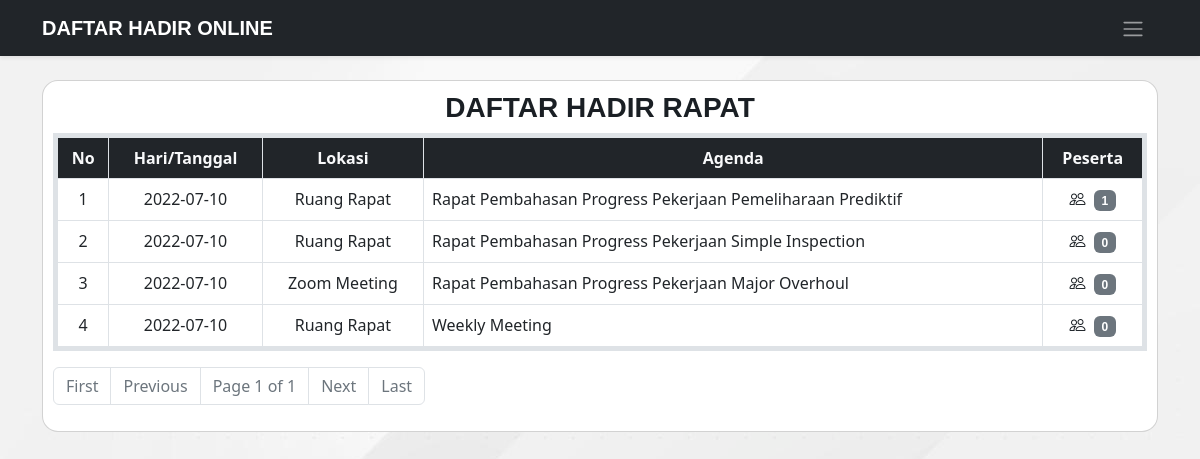
/daftar-hadir/1, run on the app's committed database.
### app/models/agenda.py (models this page shows, shortened)
class Agenda(db.Model):
    id = db.Column(db.Integer, primary_key=True, autoincrement=True)
    tanggal = db.Column(db.String(30), nullable=False)
    waktu = db.Column(db.String(10), nullable=False)
    tempat = db.Column(db.String(80), nullable=False)
    link = db.Column(db.String(250), nullable=True)
    agenda = db.Column(db.String(150), nullable=False)
    absens = db.relationship('Absen', backref='agenda', cascade="all, delete-orphan")

### app/routes.py (the view)
@app.route('/daftar-hadir/<int:page_num>')
def daftar_hadir(page_num):
    rapat_all = Agenda.query.order_by(desc('tanggal')).paginate(per_page=10, page=page_num, error_out=True)
    return render_template('pages/daftar-hadir.html', title='Daftar Hadir Rapat', rapats=rapat_all)

### app/templates/pages/daftar-hadir.html (shortened to what this page needs)
{% extends 'layouts/base.html' %}  {% block content %}
<main class="container home">
  <div class="row">
    <div class="col-12">
      <div class="card text-center rounded-4">
        <h3 class="fw-bolder">DAFTAR HADIR RAPAT</h3>
        <table class="table table-bordered text-center border border-5">
          <thead class="bg-dark">
            <tr class="text-light">
              <th scope="col">No</th>
              <th scope="col">Hari/Tanggal</th>
              <th scope="col">Lokasi</th>
              <th scope="col">Agenda</th>
              <th scope="col">Peserta</th>
            </tr>
          </thead>
          <tbody>
            {% for rapat in rapats.items %}
            <tr>
              <td>{{loop.index}}</td>
              <td>{{rapat.tanggal}}</td>
              <td>{{rapat.tempat}}</td>
              <td class="text-start">{{rapat.agenda}}</td>
              <td>
                <a href="{{ url_for('peserta_rapat', agenda_id=rapat.id, page_num=1 ) }}"><i class="bi-people"></i><span class="badge text-bg-secondary ms-2">{{rapat.absens|length}}</span></a>
              </td>
            </tr>
            {% endfor %}
          </tbody>
        </table>
        <nav aria-label="Page navigation example">
          <ul class="pagination">
            {% if rapats.page != 1 %}
            <li class="page-item"><a class="page-link" href="{{ url_for('daftar_hadir', page_num=1 ) }}">First</a></li>
            {% else %}
            <li class="page-item disabled"><span class="page-link">First</span></li>
            {% endif %} {% if rapats.has_prev %}
            <li class="page-item"><a class="page-link" href="{{ url_for('daftar_hadir', page_num=rapats.prev_num ) }}">Previous</a></li>
            {% else %}
            <li class="page-item disabled"><span class="page-link">Previous</span></li>
            {% endif %}
            <li class="page-item disabled"><span class="page-link">Page {{rapats.page}} of {{rapats.pages}}</span></li>
            {% if rapats.has_next %}
            <li class="page-item"><a class="page-link" href="{{ url_for('daftar_hadir', page_num=rapats.next_num ) }}">Next</a></li>
            {% else %}
            <li class="page-item disabled"><span class="page-link">Next</span></li>
            {% endif %} {% if rapats.has_next %}
            <li class="page-item"><a class="page-link" href="{{ url_for('daftar_hadir', page_num=rapats.pages ) }}">Last</a></li>
            {% else %}
            <li class="page-item disabled"><span class="page-link">Last</span></li>
            {% endif %}
          </ul>
        </nav>
      </div>
    </div>
  </div>
</main>
{% endblock %}

### app/templates/layouts/base.html (shortened to what this page needs)
<!DOCTYPE html>
<html lang="en">
  <head>
    {% include 'includes/styles.html' %}{% block title %} {% endblock %}
  </head>
  <body>
    {% include 'includes/navbar.html' %}{% block content %} {% endblock %} {% include 'includes/scripts.html' %}
  </body>
</html>

### app/templates/includes/styles.html (shortened to what this page needs)
<link href="https://cdn.jsdelivr.net/npm/bootstrap@5.2.0-beta1/dist/css/bootstrap.min.css" rel="stylesheet" />
<link rel="stylesheet" href="https://cdn.jsdelivr.net/npm/bootstrap-icons@1.8.2/font/bootstrap-icons.css" />
<link rel="stylesheet" href="{{ url_for('static', filename='css/style.css' ) }}" />
<link rel="stylesheet" href="{{ url_for('static', filename='css/variables.css' ) }}" />

### app/templates/includes/navbar.html (shortened to what this page needs)
<header class="fixed-top">
  <div class="navbar navbar-dark bg-dark shadow-sm">
    <div class="container">
      <a href="/" class="navbar-brand d-flex align-items-center">
        <strong>DAFTAR HADIR ONLINE</strong>
      </a>
      {% if current_user.name %}
      <button class="btn" data-bs-toggle="offcanvas" data-bs-target="#needlogin" aria-controls="offcanvasRight">
        <span class="navbar-toggler-icon"></span>
      </button>
      {% else %}
      <button class="btn" data-bs-toggle="offcanvas" data-bs-target="#notlogin" aria-controls="offcanvasRight">
        <span class="navbar-toggler-icon"></span>
      </button>
      {% endif %}
    </div>
  </div>
</header>

### app/static/css/style.css (style rules this page uses)
:root { scroll-behavior: smooth; }
h1, h2, h3, h4, h5, h6, p, a { font-family: var(--font-primary); color: var(--color-text); }
body { background-image: url("../img/background.jpg"); padding-top: 5rem; }
.home .card { padding: 10px; }

### app/static/css/variables.css (style rules this page uses)
:root { --font-default: "Open Sans", system-ui, -apple-system, "Segoe UI", Roboto, "Helvetica Neue", Arial, "Noto Sans", "Liberation Sans", sans-serif, "Apple Color Emoji", "Segoe UI Emoji", "Segoe UI Symbol", "Noto Color Emoji"; --font-primary: "Source Sans Pro", sans-serif; --font-secondary: "Poppins", sans-serif; --color-bg: #fff; --color-text: #1a1f24; --color-text2: #adb5bd; --color-btn: #ee2110; --color-btn-hover: #ee2210d5; --color-btn2: #4a0e03; --color-btn2-hover: #4a0e03d5; }

### data on the page
Agenda: tanggal "2022-07-10", tempat "Ruang Rapat", agenda "Rapat Pembahasan Progress Pekerjaan Pemeliharaan Prediktif", absens|length "1"
Agenda: tanggal "2022-07-10", tempat "Ruang Rapat", agenda "Rapat Pembahasan Progress Pekerjaan Simple Inspection", absens|length "0"
Agenda: tanggal "2022-07-10", tempat "Zoom Meeting", agenda "Rapat Pembahasan Progress Pekerjaan Major Overhoul", absens|length "0"
Agenda: tanggal "2022-07-10", tempat "Ruang Rapat", agenda "Weekly Meeting", absens|length "0"

### other printed values
{{ rapats.page }} "1"
{{ rapats.pages }} "1"
